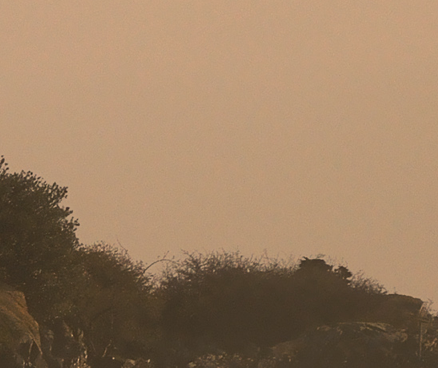
#> input picture 01_study/02_average/sample.png, 438 x 368 px
$ python average.py
#> lines starting #> are read from the running program, lines starting #| are printed output that depends on the picture
# -*- coding: utf-8 -*-
import cv2, matplotlib
import numpy as np
import matplotlib.pyplot as plt

img = cv2.imread('sample.png')
#> img is the input picture: shape (368, 438, 3); mean B, G, R 97.4, 125.5, 154.1

average_color_per_row = np.average(img, axis=0)
#> average_color_per_row = 438 rows, first 8: [77.68, 102.2, 125.8], [77.39, 101.9, 125.4], [77.21, 101.7, 125.2], [77.21, 101.6, 125], [77.87, 102.5, 126.3], [78.54, 103.3, 127.5], [78.45, 103.1, 127.3], [78.71, 103.4, 127.5]
average_color = np.average(average_color_per_row, axis=0)
#> average_color = [97.44, 125.5, 154.1]
average_color = np.uint8(average_color)
#> average_color = [97, 125, 154]
average_color_img = np.array([[average_color]*500]*500, np.uint8)
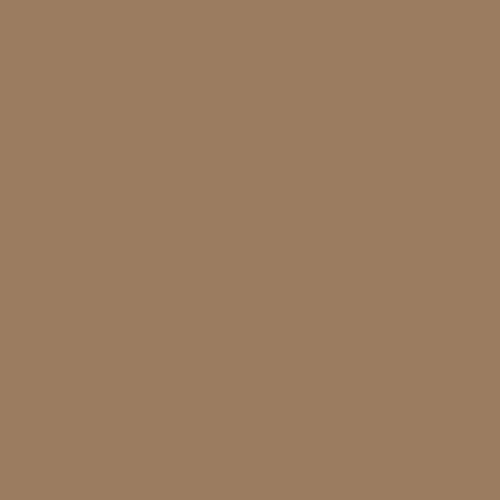
#> average_color_img: shape (500, 500, 3); mean of channels 0, 1, 2 97, 125, 154; drawn as B, G, R


cv2.imshow('average',average_color_img)
cv2.imwrite('avarage.png',average_color_img)
cv2.waitKey(0)
